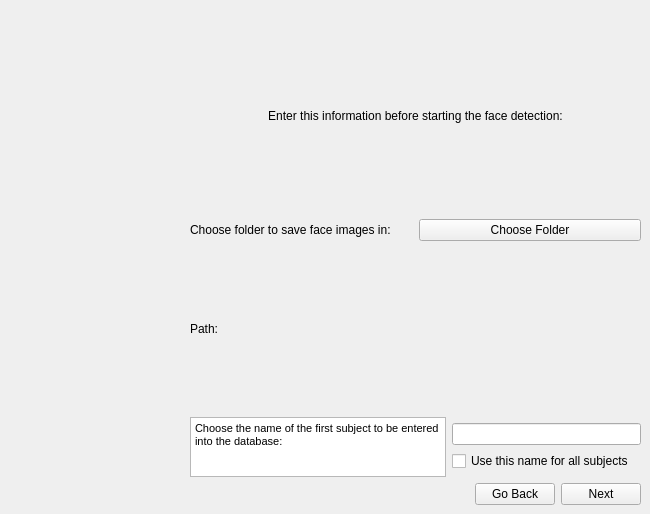
    <widget class="QWidget" name="PreStreamInputPage">
     <widget class="QWidget" name="verticalLayoutWidget_2">
      <property name="geometry">
       <rect>
        <x>190</x>
        <y>20</y>
        <width>451</width>
        <height>485</height>
       </rect>
      </property>
      <layout class="QVBoxLayout" name="verticalLayout_3">
       <item>
        <widget class="QLabel" name="label_2">
         <property name="sizePolicy">
          <sizepolicy hsizetype="Preferred" vsizetype="Minimum">
           <horstretch>0</horstretch>
           <verstretch>0</verstretch>
          </sizepolicy>
         </property>
         <property name="styleSheet">
          <string notr="true"/>
         </property>
         <property name="text">
          <string>Enter this information before starting the face detection:</string>
         </property>
         <property name="textFormat">
          <enum>Qt::RichText</enum>
         </property>
         <property name="scaledContents">
          <bool>false</bool>
         </property>
         <property name="alignment">
          <set>Qt::AlignCenter</set>
         </property>
        </widget>
       </item>
       <item>
        <layout class="QVBoxLayout" name="verticalLayout_4">
         <item>
          <layout class="QHBoxLayout" name="horizontalLayout">
           <item>
            <widget class="QLabel" name="label_3">
             <property name="sizePolicy">
              <sizepolicy hsizetype="Preferred" vsizetype="Minimum">
               <horstretch>0</horstretch>
               <verstretch>0</verstretch>
              </sizepolicy>
             </property>
             <property name="text">
              <string>Choose folder to save face images in:</string>
             </property>
            </widget>
           </item>
           <item>
            <widget class="QPushButton" name="ChooseFolderBtn">
             <property name="sizePolicy">
              <sizepolicy hsizetype="Minimum" vsizetype="Fixed">
               <horstretch>0</horstretch>
               <verstretch>0</verstretch>
              </sizepolicy>
             </property>
             <property name="text">
              <string>Choose Folder</string>
             </property>
            </widget>
           </item>
          </layout>
         </item>
         <item>
          <layout class="QHBoxLayout" name="horizontalLayout_2">
           <item>
            <widget class="QLabel" name="label_4">
             <property name="enabled">
              <bool>true</bool>
             </property>
             <property name="sizePolicy">
              <sizepolicy hsizetype="Fixed" vsizetype="Minimum">
               <horstretch>0</horstretch>
               <verstretch>0</verstretch>
              </sizepolicy>
             </property>
             <property name="baseSize">
              <size>
               <width>0</width>
               <height>0</height>
              </size>
             </property>
             <property name="text">
              <string>Path:</string>
             </property>
            </widget>
           </item>
           <item>
            <widget class="QLabel" name="FolderPathLbl">
             <property name="enabled">
              <bool>false</bool>
             </property>
             <property name="sizePolicy">
              <sizepolicy hsizetype="Preferred" vsizetype="Minimum">
               <horstretch>0</horstretch>
               <verstretch>0</verstretch>
              </sizepolicy>
             </property>
             <property name="styleSheet">
              <string notr="true">color: dimgray;</string>
             </property>
             <property name="text">
              <string/>
             </property>
            </widget>
           </item>
          </layout>
         </item>
        </layout>
       </item>
       <item>
        <layout class="QHBoxLayout" name="horizontalLayout_4">
         <property name="spacing">
          <number>6</number>
         </property>
         <property name="sizeConstraint">
          <enum>QLayout::SetDefaultConstraint</enum>
         </property>
         <item>
          <widget class="QTextBrowser" name="textBrowser_2">
           <property name="sizePolicy">
            <sizepolicy hsizetype="Preferred" vsizetype="Maximum">
             <horstretch>0</horstretch>
             <verstretch>0</verstretch>
            </sizepolicy>
           </property>
           <property name="maximumSize">
            <size>
             <width>16777215</width>
             <height>60</height>
            </size>
           </property>
           <property name="html">
            <string>&lt;!DOCTYPE HTML PUBLIC &quot;-//W3C//DTD HTML 4.0//EN&quot; &quot;http://www.w3.org/TR/REC-html40/strict.dtd&quot;&gt;
&lt;html&gt;&lt;head&gt;&lt;meta name=&quot;qrichtext&quot; content=&quot;1&quot; /&gt;&lt;style type=&quot;text/css&quot;&gt;
p, li { white-space: pre-wrap; }
&lt;/style&gt;&lt;/head&gt;&lt;body style=&quot; font-family:'MS Shell Dlg 2'; font-size:8.25pt; font-weight:400; font-style:normal;&quot;&gt;
&lt;p style=&quot; margin-top:0px; margin-bottom:0px; margin-left:0px; margin-right:0px; -qt-block-indent:0; text-indent:0px;&quot;&gt;Choose the name of the first subject to be entered into the database:&lt;/p&gt;&lt;/body&gt;&lt;/html&gt;</string>
           </property>
          </widget>
         </item>
         <item>
          <layout class="QVBoxLayout" name="verticalLayout_5">
           <property name="spacing">
            <number>0</number>
           </property>
           <property name="sizeConstraint">
            <enum>QLayout::SetMinimumSize</enum>
           </property>
           <item>
            <widget class="QLineEdit" name="subjectNameLabel1">
             <property name="sizePolicy">
              <sizepolicy hsizetype="Preferred" vsizetype="Maximum">
               <horstretch>0</horstretch>
               <verstretch>0</verstretch>
              </sizepolicy>
             </property>
             <property name="maximumSize">
              <size>
               <width>16777215</width>
               <height>16777215</height>
              </size>
             </property>
            </widget>
           </item>
           <item>
            <widget class="QCheckBox" name="SubjectNameCheckBox">
             <property name="sizePolicy">
              <sizepolicy hsizetype="Preferred" vsizetype="Maximum">
               <horstretch>0</horstretch>
               <verstretch>0</verstretch>
              </sizepolicy>
             </property>
             <property name="text">
              <string>Use this name for all subjects</string>
             </property>
            </widget>
           </item>
          </layout>
         </item>
        </layout>
       </item>
       <item>
        <layout class="QHBoxLayout" name="horizontalLayout_5">
         <item>
          <spacer name="horizontalSpacer_3">
           <property name="orientation">
            <enum>Qt::Horizontal</enum>
           </property>
           <property name="sizeHint" stdset="0">
            <size>
             <width>40</width>
             <height>20</height>
            </size>
           </property>
          </spacer>
         </item>
         <item>
          <widget class="QPushButton" name="GoBackBtn">
           <property name="sizePolicy">
            <sizepolicy hsizetype="Minimum" vsizetype="Maximum">
             <horstretch>0</horstretch>
             <verstretch>0</verstretch>
            </sizepolicy>
           </property>
           <property name="text">
            <string>Go Back</string>
           </property>
          </widget>
         </item>
         <item>
          <widget class="QPushButton" name="NextBtn">
           <property name="text">
            <string>Next</string>
           </property>
          </widget>
         </item>
        </layout>
       </item>
      </layout>
     </widget>
    </widget>
